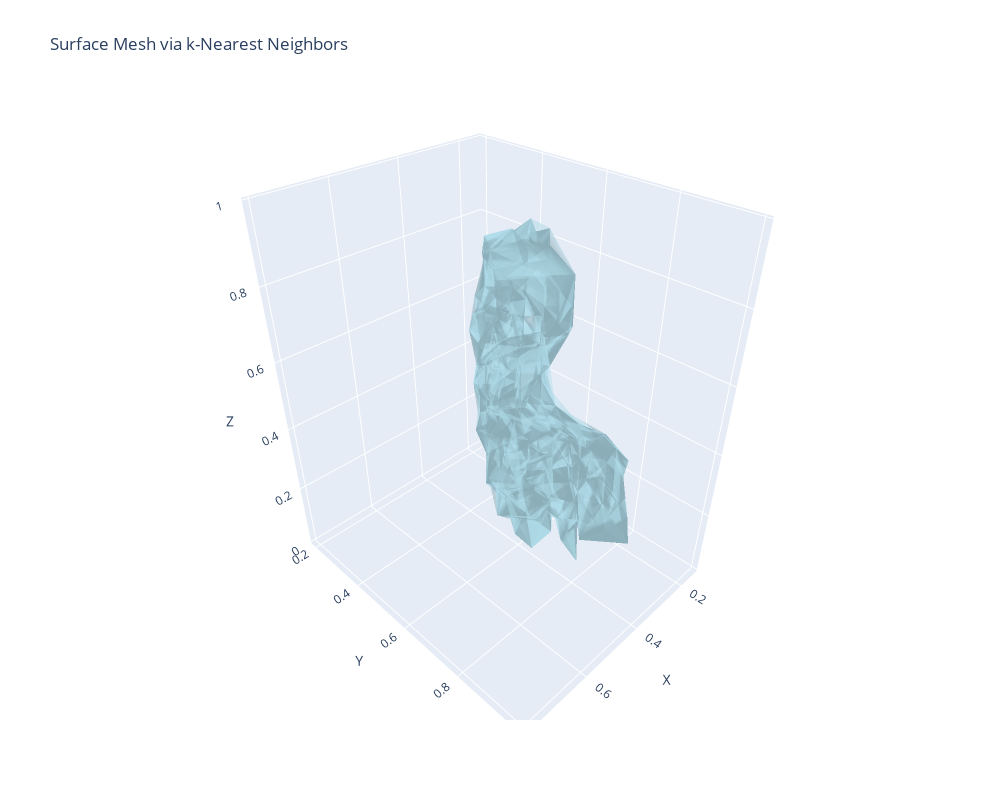

Notebook code cell kept with this figure:
### Code cell
import json
import numpy as np
import plotly.graph_objects as go
from sklearn.neighbors import NearestNeighbors
from itertools import combinations

# Load JSON data
with open('boundary0.json', 'r') as f:
    data = json.load(f)

points = np.array(data['boundary_points'])
x, y, z = points[:, 0], points[:, 1], points[:, 2]

# Fit k-NN (you can tweak k)
k = 6
nbrs = NearestNeighbors(n_neighbors=k+1, algorithm='auto').fit(points)
_, indices = nbrs.kneighbors(points)

# Build triangle candidates from neighbor combinations
triangle_set = set()
for i, neighbors in enumerate(indices):
    for comb in combinations(neighbors[1:], 2):  # exclude self
        tri = tuple(sorted([i, *comb]))
        triangle_set.add(tri)

# Extract triangle indices
triangles = np.array(list(triangle_set))
i, j, k = triangles[:, 0], triangles[:, 1], triangles[:, 2]

# Plot
fig = go.Figure(data=[
    go.Mesh3d(
        x=x, y=y, z=z,
        i=i, j=j, k=k,
        color='lightblue',
        opacity=0.5,
        name='k-NN Surface'
    ),
    # go.Scatter3d(
    #     x=x, y=y, z=z,
    #     mode='markers',
    #     marker=dict(size=3, color='blue'),
    #     name='Points'
    # )
])

fig.update_layout(
    scene=dict(
        xaxis_title='X',
        yaxis_title='Y',
        zaxis_title='Z'
    ),
    title='Surface Mesh via k-Nearest Neighbors',
    width=1000,
    height=800
)

fig.show()

### Figure 1 — Plotly figure (JSON) as saved in the notebook; plotly's stock layout.template omitted (floating-point values rounded to 4 significant figures; data arrays with more than 128 entries replaced by an {"elided": "..."} marker saying what was removed)
{"data": [{"color": "lightblue", "i": {"elided": "3310 int values"}, "j": {"elided": "3310 int values"}, "k": {"elided": "3310 int values"}, "name": "k-NN Surface", "opacity": 0.5, "type": "mesh3d", "x": {"elided": "302 float values"}, "y": {"elided": "302 float values"}, "z": {"elided": "302 float values"}}], "layout": {"height": 800, "scene": {"xaxis": {"title": {"text": "X"}}, "yaxis": {"title": {"text": "Y"}}, "zaxis": {"title": {"text": "Z"}}}, "title": {"text": "Surface Mesh via k-Nearest Neighbors"}, "width": 1000}}
